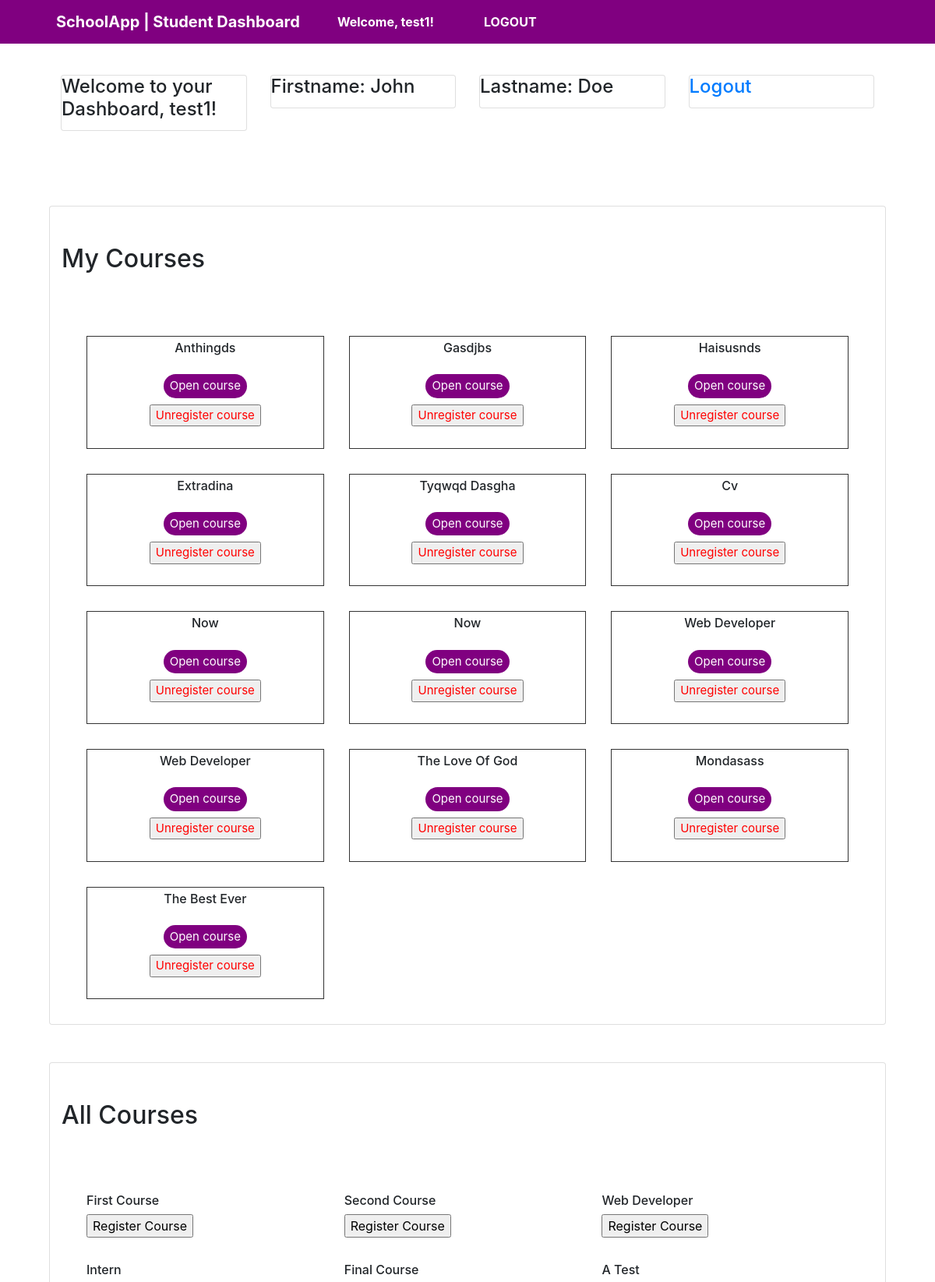
The app's page /studentdashboard.php (signed in, upper part) with its own data.
### tables this page shows
CREATE TABLE `courses` (
  `id` int(11) NOT NULL,
  `user` varchar(50) NOT NULL,
  `title` varchar(100) NOT NULL
);

### studentdashboard.php (the view, shortened to what this page needs)
<?php
require('db.php');
?>
<!DOCTYPE html>
<html>
<head>
    <link href="bootstrap.min.css?<?=filemtime("bootstrap.min.css")?>" rel="stylesheet" type="text/css" />
    <link href="stylee.css?<?=filemtime("stylee.css")?>" rel="stylesheet" type="text/css" />
</head>
<body>
<div class="container-fluid bg-transparent w-100 p-0">
            <nav style="background-color: purple;" class="navbar navbar-expand-md navbar-light px-0 w-100 px-5">
                <a style="" class="navbar-brand px-4 display-7" href="#">SchoolApp  |  Student Dashboard</a>
                <div class="collapse navbar-collapse w-100" id="navbarSupportedContent">
                  <ul class="navbar-nav">
                    <li class="nav-item active">
                      <a class="nav-link" href="#">Welcome, <?php echo $_SESSION['username']; ?>! <span class="sr-only">(current)</span></a>
                    </li>
                    <li class="nav-item mx-5">
                      <a style="background-color:purple; color:white;" class="font-weight-bold nav-link"  href="logout.php">LOGOUT</a>
                    </li>
                  </ul>
                </div>
              </nav>
        </div>
    <div class="container px-5 mt-4">
        <div class="row mt-5 pt-5">
            <div class="col-md-3">
                <div class="card">
                    <h4 class="card-title">
                        Welcome to your Dashboard, <?php echo $_SESSION['username']; ?>!
                    </h4>
                </div>
            </div>
            <div class="col-md-3">
            <div class="card">
                    <h4 class="card-title text-capitalize">
                    firstname: <?php echo $_SESSION['firstname']; ?>
                    </h4>
                </div>
            </div>
            <div class="col-md-3">
            <div class="card">
                    <h4 class="card-title text-capitalize">
                    lastname: <?php echo $_SESSION['lastname']; ?>
                    </h4>
                </div>
            </div>
            <div class="col-md-3">
            <div class="card">
                    <h4 class="card-title">
                    <a href="logout.php">Logout</a>
                    </h4>
                </div>
            </div>
        </div>
        <div class="row mt-5">
        <div class="col-md-12 mt-5 card">
        <h2 class="my-5">My Courses</h2>
        <div class="grid-container">
            <?php
                        $username = $_SESSION['username'];
                        $query = "SELECT * FROM courses WHERE user='$username'";
                        $result = mysqli_query($con, $query) or die(mysql_error());
                        $rows = $result->num_rows;
                        for ($j = 0 ; $j < $rows ; ++$j)
                        {
                        $result->data_seek($j);
                        $row = $result->fetch_array(MYSQLI_ASSOC);
                        echo "<div  class='grid-item'><h6 class='text-capitalize'>".$row['title'] ."</h6>
                        <form class='form mt-4' action='viewcourse.php' method='post'>
                        <input type='hidden' id='' name='course' value='". $row['title']. "'>
                        <input style='color:white; background-color:purple; border:none; border-radius:1rem' type='submit' name='submit' value='Open course' class='px-2 py-1 login-button'>
                        </form>
                        <form class='form mt-2' action='' method='post'>
                        <input type='hidden' id='' name='delete' value='". $row['title']. "'>
                        <input style='color:red' type='submit' name='submit' value='Unregister course' class='login-button'>
                        </form>
                        "."<br></div>";
                        }
            ?>
        </div>
        </div>
        <div class="card col-md-12 mt-5">
            <h2 class="my-5">All Courses</h2>
            <div class="grid-container">
            <?php
                        $query = "SELECT * FROM courses";
                        $result = mysqli_query($con, $query) or die(mysql_error());
                        $rows = $result->num_rows;
                        for ($j = 0 ; $j < $rows ; ++$j)
                        {
                        $result->data_seek($j);
                        $row = $result->fetch_array(MYSQLI_ASSOC);
                        echo "<div class='gird-item'><h6 class='text-capitalize'>".$row['title'] ."</h6>
                        <form class='form' action='' method='post'>
                        <input type='hidden' id='' name='course' value='". $row['title']. "'>
                        <input type='submit' name='submit' value='Register Course' class='login-button'>
                        </form></div>
                        ";
                        }
            ?>
        </div>
        </div>
        </div>
    </div>
</body>
</html>

### stylee.css (style rules this page uses)
body { width: 100%; margin: 0%; padding: 0%; box-sizing: border-box; }
.navbar { background-color: purple !important; position: fixed; top: 0; z-index: 10; }
nav a { font-weight: bold; color:white !important; }
.grid-container { display: grid; grid-template-columns: auto auto auto; padding: 2rem; grid-gap: 2rem 2rem; }
.grid-item { background-color: rgba(255, 255, 255, 0.8); border: 1px solid rgba(0, 0, 0, 0.8); padding: 5px; font-size: 15px; text-align: center; }

### records on screen
courses: title "Anthingds"
courses: title "Gasdjbs"
courses: title "Haisusnds"
courses: title "Extradina"
courses: title "Tyqwqd Dasgha"
courses: title "Cv"
courses: title "Now"
courses: title "Now"
courses: title "Web Developer"
courses: title "Web Developer"
courses: title "The Love Of God"
courses: title "Mondasass"
courses: title "The Best Ever"
courses: title "First Course"
courses: title "Second Course"
courses: title "Web Developer"
courses: title "Intern"
courses: title "Final Course"
courses: title "A Test"

### other values on screen
$_SESSION['username'] "test1"
$_SESSION['firstname'] "John"
$_SESSION['lastname'] "Doe"
